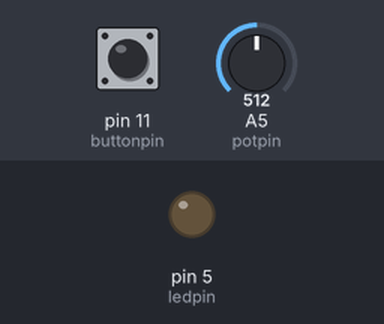
Recording of a sketch running on a simulated Arduino Uno, built with avr-gcc and run on an emulated ATmega328P. Parts: output pins drawn as LEDs (lit = HIGH). Inputs (shaded band) come from the test bench; at power-on: pin 11 (buttonpin) HIGH, A5 (potpin) = 512. What the sketch prints to the serial monitor is not drawn.

Above: at 1.2 s.
1.3 s: pin 11 (buttonpin) pulled LOW for 0.15 s
At 1.38 s:
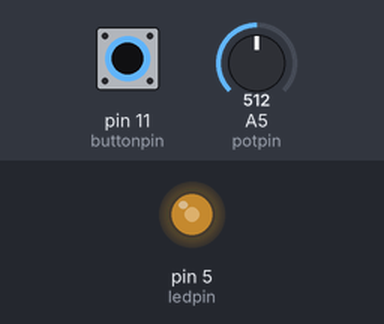
2.9 s: pin 11 (buttonpin) pulled LOW for 3.2 s
At 7.2 s:
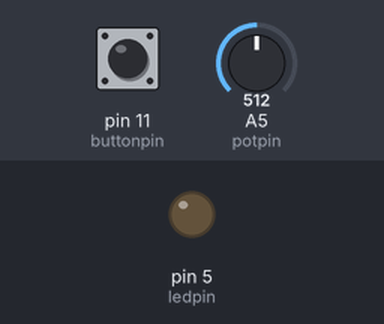
Timing chart, 0 to 8.7 s (numbered marks = the images above; inputs shaded):
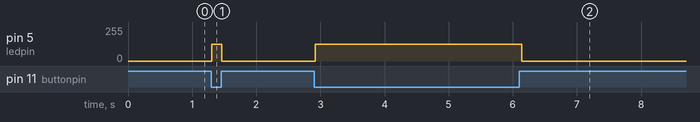

The sketch:

sketch_oct02a.ino
```cpp
#define ledpin 5
#define buttonpin 11
#define potpin A5

//long randNumber;
void setup() {
  // put your setup code here, to run once:
  Serial.begin(9600);
  pinMode(ledpin, OUTPUT);
  pinMode(buttonpin, INPUT);
  //randomSeed(analogRead(0));
}

void loop() {
  // put your main code here, to run repeatedly:
  /*
  digitalWrite(ledpin, HIGH);
  delay(200);
  digitalWrite(ledpin, LOW);
  delay(200);
  */
  /*
  randNumber = random (100);
  if (randNumber >= 50){
    digitalWrite(ledpin, HIGH);
    delay(500);
  }
  else{
    digitalWrite(ledpin, LOW);
    delay(500);
  }
  */
  int potValue = analogRead(potpin);
  Serial.println(potValue);
  if (!digitalRead(buttonpin)){
    //digitalWrite(ledpin, HIGH);
    analogWrite(ledpin, map(potValue, 0, 1023, 0, 255));
  }
  else{
    digitalWrite(ledpin, LOW);
  }
  delay(50);
}
```

Measured:
- after the input at 1.3 s, pin 5 (ledpin): 0/255 → 127/255 at once, → 0/255 0.15 s later
- after the input at 2.9 s, pin 5 (ledpin): 0/255 → 127/255 at once, → 0/255 3.2 s later
